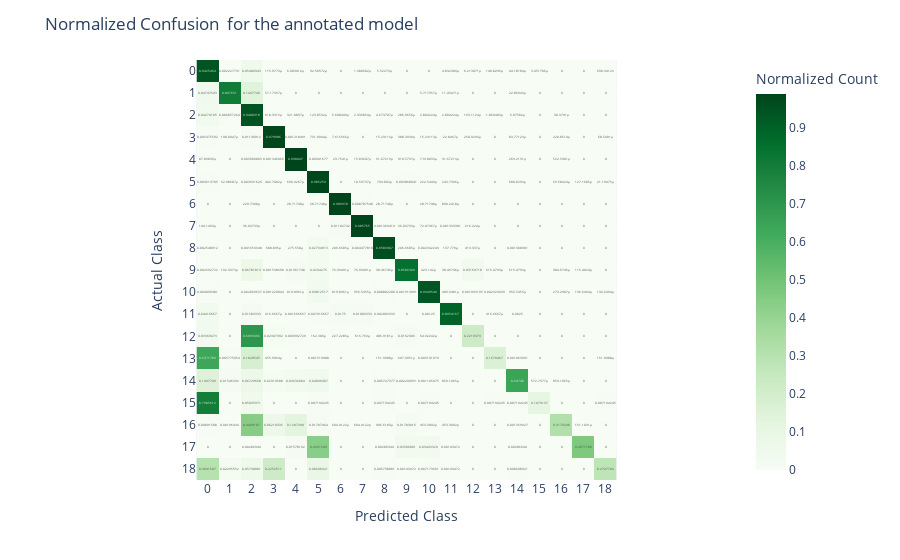

Notebook code for this chart:
### Code cell
import plotly.express as px

fig = px.imshow(
    cm_normalized,
    text_auto=True,
    labels=dict(x="Predicted Class", y="Actual Class", color="Normalized Count"),
    x=class_labels,
    y=class_labels,
    color_continuous_scale='Greens'
)

fig.update_layout(
    title="Normalized Confusion  for the annotated model",
    xaxis_title="Predicted Class",
    yaxis_title="Actual Class"
)

fig.show()

### Figure 1 — Plotly figure (JSON) as saved in the notebook; plotly's stock layout.template omitted (floating-point values rounded to 4 significant figures; data arrays with more than 128 entries replaced by an {"elided": "..."} marker saying what was removed)
{"data": [{"coloraxis": "coloraxis", "hovertemplate": "Predicted Class: %{x}<br>Actual Class: %{y}<br>Normalized Count: %{z}<extra></extra>", "name": "0", "texttemplate": "%{z}", "type": "heatmap", "x": ["0", "1", "2", "3", "4", "5", "6", "7", "8", "9", "10", "11", "12", "13", "14", "15", "16", "17", "18"], "xaxis": "x", "y": ["0", "1", "2", "3", "4", "5", "6", "7", "8", "9", "10", "11", "12", "13", "14", "15", "16", "17", "18"], "yaxis": "y", "z": {"elided": "19x19 float values"}}], "layout": {"coloraxis": {"colorbar": {"title": {"text": "Normalized Count"}}, "colorscale": [[0, "rgb(247,252,245)"], [0.125, "rgb(229,245,224)"], [0.25, "rgb(199,233,192)"], [0.375, "rgb(161,217,155)"], [0.5, "rgb(116,196,118)"], [0.625, "rgb(65,171,93)"], [0.75, "rgb(35,139,69)"], [0.875, "rgb(0,109,44)"], [1, "rgb(0,68,27)"]]}, "margin": {"t": 60}, "title": {"text": "Normalized Confusion  for the annotated model"}, "xaxis": {"anchor": "y", "constrain": "domain", "domain": [0, 1], "scaleanchor": "y", "title": {"text": "Predicted Class"}}, "yaxis": {"anchor": "x", "autorange": "reversed", "constrain": "domain", "domain": [0, 1], "title": {"text": "Actual Class"}}}}
